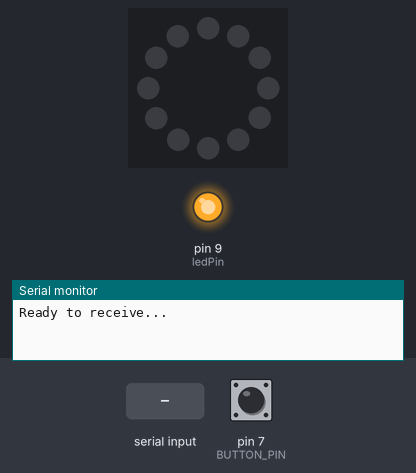
Recording of a sketch running on a simulated Arduino Uno, built with avr-gcc and run on an emulated ATmega328P. On the bench: 12 RGB LEDs in a ring, first at the top, clockwise, output pins drawn as LEDs (lit = HIGH), the last lines printed to the serial monitor. The test bench sets the inputs (shaded band); at power-on: pin 7 (BUTTON_PIN) HIGH.

Above: at 1.2 s.
1.3 s: pin 7 (BUTTON_PIN) pulled LOW for 1 s
At 2.7 s:
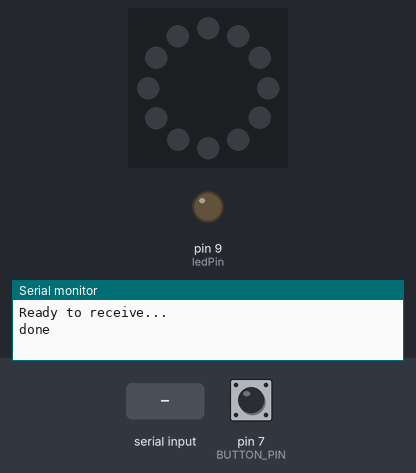
3.8 s: "rainbow\n" received over Serial
At 3.97 s:
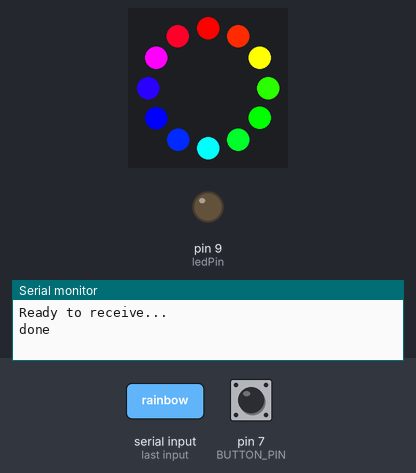
At 4.89 s:
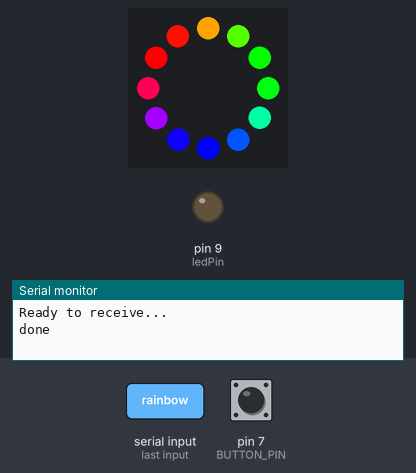
Timing chart, 0 to 6.8 s (numbered marks = the images above; inputs shaded):
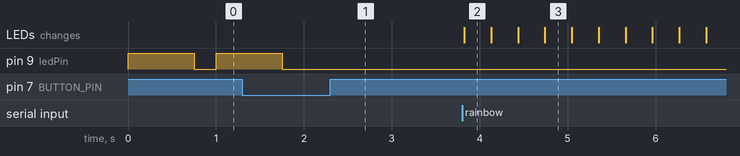

Measured:
- after the input at 1.3 s, pin 9 (ledPin): goes on until 1.8 s, then stays LOW
- after the input at 3.8 s, the LEDs: change at once (image 2)

The sketch:

Robot_projectB.ino
```cpp
#include "arduino.h"
#include "ledRun2.h"
#include "ledRing.h"
#define BUTTON_PIN 7
#define limit 6

bool state{false}, firing{false}, endseq{true}, reeling{false}, fuckyou{false}, rainboW{false};

void setup() {
  setupWatchdog();
  setupRing();
  Serial.begin(9600);  // Receive data from Arduino A
  Serial.println("Ready to receive...");
  pinMode(BUTTON_PIN, INPUT_PULLUP);
  pinMode(limit, INPUT_PULLUP);
}

void loop() {
  if (Serial.available()) {
    String cmd = Serial.readStringUntil('\n'); cmd.trim();
    if(cmd == "DONE"){endseq = true;}
    else if(cmd == "reeling"){reeling = !reeling; Serial.println("WHAT");}
    else if(cmd == "ledOn"){state = !state;}
    else if(cmd == "fire"){firing = !firing;}
    else if(cmd == "mode1"){fuckyou = !fuckyou; Serial.println("ME");}
    else if(cmd == "rainbow"){rainboW = !rainboW;}
  }
  while(endseq){
    byte buttonState = digitalRead(BUTTON_PIN);
    if(buttonState == LOW){
      Serial.print("done");endseq = false;
      break;
    }
    ledReset();
    watchdogOn(); delay(750);
    watchdogOff(); delay(250);
  }
  watchdogOff();
  if(reeling){
    ledReset();
    byte limitState = digitalRead(limit);
    if(limitState == LOW){
      Serial.println("STOPP");
    }
  }
  if(rainboW){rainbow(10);}
  else if(state){loopRing();}
  else if(firing){setRingGreen();}
  else if(fuckyou){setRingBlue();Serial.println("SHIT");}
  else{resetRing();}
}
```

clutch.cpp
```cpp
#include "headers.h"
//servo1 (black wire) is front, servo2 is back
constexpr uint8_t servo1_Pin=13, servo2_Pin=12, IN1=11, IN2=10;
Servo servoONE, servoTWO;

void sSetup(){
  servoONE.attach(servo1_Pin); pinMode(IN1, OUTPUT); servoONE.write(0);
  servoTWO.attach(servo2_Pin); pinMode(IN2, OUTPUT); servoTWO.write(180);
}

//Reel Motor Methods
void reelIn(){analogWrite(IN1, 255); digitalWrite(IN2, LOW);}
void reelBrake(){digitalWrite(IN1, 1); digitalWrite(IN2, 1);}
void reelCoast(){digitalWrite(IN1, 0); digitalWrite(IN2, 0);}

//Servo Motor Methods, servos reversed (opposing sides)
void clutchGrab(){servoONE.write(45); servoTWO.write(135);}
void clutchRelease(){servoONE.write(0); servoTWO.write(180);}
```

clutch.h
```cpp
void sSetup();
void reelIn();
void reelBrake();
void reelCoast();
void clutchGrab();
void clutchRelease();
```

controlSwitch.cpp
```cpp
#include "headers.h"
//variables that control the end of each state of the FSM
bool lockingDone{false}, pullingDone{false}, holdingDone{false}, pitchDone{false}, yawDone{false},
     firingDone{false}, yawReturnDone{false}, pitchReturnDone{false}, sequenceActive{true};
ControlSwitch controlSwitch = LOCKING;
int mode2Count = 0;  // stores the current count value
Joystick js(A4, A3, 19);
bool wow = true;

void clutchLoop() {
  if (!sequenceActive) return;
  switch (controlSwitch) {
    case LOCKING:
      Serial.println("ledOn");
      delay(500);
      clutchGrab();
      moveTo(UP, 70, 110); delay(3000);
      lockingDone = true;
      if (lockingDone) controlSwitch = YAWTURN;

    case YAWTURN:
      moveTo(RIGHT, 45, NULL);
      yawDone = true; lockingDone = false;
      resetYAWAngle();
      if (yawDone) controlSwitch = PULLING;

    case PULLING:
      Serial.println("ledOn");
      delay(2000);
      reelIn();
      Serial.println("reeling");
      while(wow){
        if (Serial.available()) {
          String cmd = Serial.readStringUntil('\n'); cmd.trim();
          if(cmd == "STOPP"){reelCoast(); Serial.println("reeling"); wow = false; break;}
        }
      }
      reelBrake();
      pullingDone = true; yawDone = false;
      if (pullingDone) controlSwitch = PITCHTURN;

    case PITCHTURN:
      Serial.println("fire");
      delay(200);
      //if(mode2Count > 15){moveTo(DOWN, mode2Count, 155); delay(1000);}
      moveTo(DOWN, 15, 1); delay(200);
      pitchDone = true; pullingDone = false;
      if(pitchDone) controlSwitch = FIRING;

    case FIRING:
      reelCoast();
      clutchRelease(); delay(1000);
      Serial.println("fire");
      delay(200);
      pitchDone = false;
      firingDone = true;
      Serial.println("mode1");
      delay(500);
      if(firingDone) controlSwitch = YAWRETURN;

    case YAWRETURN:
      moveTo(LEFT, 45, NULL);
      resetYAWAngle();
      firingDone = false; yawReturnDone = true;
      if(yawReturnDone) controlSwitch = PITCHRETURN;

    case PITCHRETURN:
      moveTo(DOWN, 5, 110); delay(2000);
      yawReturnDone = false; pitchReturnDone = true;
      Serial.println("mode1");
      delay(500);
      Serial.println("rainbow");
      delay(4000);
      Serial.println("rainbow");
      if (pitchReturnDone) {
        pitchReturnDone = false;
        controlSwitch = DONE; sequenceActive = false; wow = true;
      }
  }
}
void setState(ControlSwitch newState) {controlSwitch = newState;}
```

controlSwitch.h
```cpp
#include <Arduino.h>
enum ControlSwitch{LOCKING, PULLING, HOLDING, YAWTURN, PITCHTURN,
  FIRING, YAWRETURN, PITCHRETURN, DONE};
void clutchLoop();
void setState(ControlSwitch newState);
```

headers.h
```cpp
#include "arduino.h"
#include "clutch.h"
#include "controlSwitch.h"
#include "turrets.h"
#include "joystick.h"
#include <Servo.h>
#include <Wire.h>
```

joystick.cpp
```cpp
#include "joystick.h"

Joystick::Joystick(uint8_t pinX, uint8_t pinY, uint8_t pinSW)
  : pinX(pinX), pinY(pinY), _button(pinSW) {
}

void Joystick::begin() {_button.setDebounceTime(50);}

void Joystick::update() {
  _button.loop();

  // Handle mode cycling on press
  if (_button.isPressed()) {mode++; if (mode > 2) mode = 0;}
  int rawX = analogRead(pinX), rawY = analogRead(pinY);

  // Convert 0–1023 to -255→+255
  xValue = -map(rawX, 0, 1023, -255, 255);
  yValue = -map(rawY, 0, 1023, -255, 255);
}

int Joystick::getX() {return xValue;}
int Joystick::getY() {return yValue;}
bool Joystick::isPressed() {return _button.isPressed();}
bool Joystick::isReleased() {return _button.isReleased();}
int Joystick::getButtonState() {return _button.getState();}
int Joystick::getMode() {return mode;}
```

joystick.h
```cpp
#include "arduino.h"
#include "ezButton.h"

class Joystick {
  public:
    Joystick(uint8_t pinX, uint8_t pinY, uint8_t pinSW);
    void begin();
    void update();
    int getX();
    int getY();
    bool isPressed();
    bool isReleased();
    int getButtonState();
    int getMode();   // NEW: returns 0,1,2

  private:
    uint8_t pinX, pinY;
    ezButton _button;
    int xValue, yValue, mode = 0;
};
```

ledRing.cpp
```cpp
#include <Adafruit_NeoPixel.h>

#define LED_PIN    3
#define LED_COUNT  12

Adafruit_NeoPixel ring(LED_COUNT, LED_PIN, NEO_GRB + NEO_KHZ800);

void setupRing() {
  ring.begin();
  ring.setBrightness(255);
  ring.show();
}

void loadingFill(uint8_t wait) {
  // Fill LEDs one-by-one
  for (int i = 0; i < LED_COUNT; i++) {
    ring.setPixelColor(i, ring.Color(255, 0, 0));  // red
    ring.show();
    delay(wait);
  }

  // All lit → clear instantly
  ring.clear();
  ring.show();
  delay(wait);
}

void loopRing() {loadingFill(80);}

void setRingGreen() {
  for (int i = 0; i < LED_COUNT; i++) {
    ring.setPixelColor(i, ring.Color(0, 255, 0)); // green
  }
  ring.show();
}

void setRingBlue() {
  for (int i = 0; i < LED_COUNT; i++) {
    ring.setPixelColor(i, ring.Color(0, 0, 255)); // BLUE
  }
  ring.show();  // update instantly
}


void blueStrobe(uint16_t onTime, uint16_t offTime) {
  // Turn all LEDs BLUE
  for (int i = 0; i < LED_COUNT; i++) {
    ring.setPixelColor(i, ring.Color(0, 0, 255));
  }
  ring.show();
  delay(onTime);

  // Turn all LEDs OFF
  ring.clear();
  ring.show();
  delay(offTime);
}

void policeLights(uint16_t flashTime, uint16_t pauseTime) {
  // --- BLUE DOUBLE FLASH ---
  for (int j = 0; j < 2; j++) {
    for (int i = 0; i < LED_COUNT; i++) {
      ring.setPixelColor(i, ring.Color(0, 0, 255)); // BLUE
    }
    ring.show();
    delay(flashTime);

    ring.clear();
    ring.show();
    delay(flashTime);
  }

  delay(pauseTime); // Pause between colors

  // --- RED DOUBLE FLASH ---
  for (int j = 0; j < 2; j++) {
    for (int i = 0; i < LED_COUNT; i++) {
      ring.setPixelColor(i, ring.Color(255, 0, 0)); // RED
    }
    ring.show();
    delay(flashTime);

    ring.clear();
    ring.show();
    delay(flashTime);
  }

  delay(pauseTime); // Pause before looping
}

void rainbow(uint8_t wait) {
  for (long firstPixelHue = 0; firstPixelHue < 5 * 65536; firstPixelHue += 256) {
    for (int i = 0; i < LED_COUNT; i++) {
      int pixelHue = firstPixelHue + (i * 65536L / LED_COUNT);
      ring.setPixelColor(i, ring.gamma32(ring.ColorHSV(pixelHue)));
    }
    ring.show();
    delay(wait);
  }
}

void resetRing() { ring.clear(); ring.show();}
```

ledRing.h
```cpp
void setupRing();
void loopRing();
void setRingGreen();
void setRingBlue();
void resetRing();
void blueStrobe(uint16_t onTime, uint16_t offTime);
void policeLights(uint16_t flashTime, uint16_t pauseTime);
void rainbow(uint8_t wait);
```

ledRun.cpp
```cpp
#include "arduino.h"

constexpr uint8_t P[] = {10,11,12,13}; //A,B,C,D
constexpr uint8_t ledPin = 9, led_Num = 12;
uint8_t led_index = 0;
constexpr uint8_t LEDS[12][2] = {
  {1,0},{0,1},{2,1},{1,2},{3,2},{2,3},
  {2,0},{0,2},{3,1},{1,3},{3,0},{0,3}};

void setupWatchdog(){pinMode(ledPin, OUTPUT);}
void watchdogOn(){digitalWrite(ledPin, HIGH);}
void watchdogOff(){digitalWrite(ledPin, LOW);}
void ledReset() {for(uint8_t p : P) pinMode(p, INPUT);}

inline void ledOn(uint8_t i) {
  ledReset();
  uint8_t low  = LEDS[i][0]; uint8_t high = LEDS[i][1];
  pinMode(P[low], OUTPUT); pinMode(P[high], OUTPUT);
  digitalWrite(P[low], LOW); digitalWrite(P[high], HIGH);
}

void loopLed() {
    ledOn(led_index); delay(25);
    led_index = (led_index + 1) % led_Num; //runs leds; wraps back around when done
}
```

ledRun2.cpp
```cpp
#include "arduino.h"

constexpr uint8_t P[] = {10,11,12,13}; //A,B,C,D
constexpr uint8_t ledPin = 9, led_Num = 12;
uint8_t led_index = 0;
constexpr uint8_t LEDS[12][2] = {
  {1,0},{0,1},{2,1},{1,2},{3,2},{2,3},
  {2,0},{0,2},{3,1},{1,3},{3,0},{0,3}};

void setupWatchdog(){pinMode(ledPin, OUTPUT);}
void watchdogOn(){digitalWrite(ledPin, HIGH);}
void watchdogOff(){digitalWrite(ledPin, LOW);}
void ledReset() {for(uint8_t p : P) pinMode(p, INPUT);}

inline void ledOn(uint8_t i) {
  ledReset();
  uint8_t low  = LEDS[i][0]; uint8_t high = LEDS[i][1];
  pinMode(P[low], OUTPUT); pinMode(P[high], OUTPUT);
  digitalWrite(P[low], LOW); digitalWrite(P[high], HIGH);
}

void loopLed() {
    ledOn(led_index); delay(25);
    led_index = (led_index + 1) % led_Num; //runs leds; wraps back around when done
}
```

ledRun2.h
```cpp
void ledReset();
void loopLed();
void setupWatchdog();
void watchdogOn();
void watchdogOff();
```

turrets.cpp
```cpp
#include "headers.h"
constexpr uint8_t IN1Y = 8, IN2Y = 7, IN1P = 9, IN2P = 6; //pin defs, 1 is speed, 2 is direction
constexpr uint8_t CLK_PITCH = 5, DT_PITCH = 4, DT_YAW = 3, CLK_YAW = 2, DIRECTION_CW = 1, DIRECTION_CCW = -1;

bool motorForwardPITCH{true}, motorForwardYAW{true};
int MultiplierPITCH = (motorForwardPITCH ? 1 : -1), MultiplierYAW = (motorForwardYAW ? 1 : -1);

//max is 90-r deg, min is -15
//const defs
static const float gearRatioPITCH = 55.0 / 24.0, gearRatioYAW = 55.0 / 12.0, countsPerRev = 30.0;
static const float turretcountsPerRev = countsPerRev * gearRatioPITCH;
static const float turretcountsPerRevYAW = countsPerRev * gearRatioYAW;
static const float degreesPerCountPITCH = 360.0 / turretcountsPerRev;
static const float degreesPerCountYAW = 360.0 / turretcountsPerRevYAW;
static int counterP = 0, prevPitchCLK = 0, counterY = 0, prevYawCLK = 0;

void turretSetup() {
  int pins[] = {IN1Y, IN2Y, IN1P, IN2P};
  for (int p : pins) pinMode(p, OUTPUT); for (int p : pins) digitalWrite(p, LOW);
}

void encoderInit() {
  int logic[] = {CLK_PITCH, DT_PITCH, CLK_YAW, DT_YAW};
  for (int L : logic) pinMode(L, INPUT);
  prevPitchCLK = digitalRead(CLK_PITCH);
  prevYawCLK = digitalRead(CLK_YAW);
  resetPitchAngle();
}

void encoderUpdate(int CLK_PIN, int DT_PIN, int &prevCLK, int &counter){
  int clk = digitalRead(CLK_PIN);
  if(clk != prevCLK && clk == HIGH){counter += (digitalRead(DT_PIN) == HIGH ? -1 : 1);}
  prevCLK = clk;
}

void encoderUpdatePITCH(){encoderUpdate(CLK_PITCH, DT_PITCH, prevPitchCLK, counterP);}
void encoderUpdateYAW(){encoderUpdate(CLK_YAW, DT_YAW, prevYawCLK, counterY); }

float wrap360(float a){return fmod((fmod(a,360)+360),360);} //forces angle into -360,360 range
float getPitchAngle(){float a=wrap360(counterP*degreesPerCountPITCH);return a;}
float getYAWAngle(){float a=wrap360(counterY*degreesPerCountYAW);return a;}

long getPitchCount() {return counterP;}
long getYAWCount() {return counterY;}
void resetPitchAngle() {counterP = 0;}
void resetYAWAngle() {counterY = 0;}
//set to 70 actual is 36
void moveTo(motorMove dir, double angle, int speed) {
  bool done = false;
  while (!done) {
    switch (dir) {
      case RIGHT:
        encoderUpdateYAW();
        if (getYAWAngle() >= angle) {done = true;}
        else {digitalWrite(IN1Y,LOW); digitalWrite(IN2Y, HIGH);}
        break;

      case LEFT:
        encoderUpdateYAW();
        if (getYAWAngle() >= angle){ done = true;}
        else {digitalWrite(IN1Y, HIGH); digitalWrite(IN2Y, LOW);}
        break;

      case UP:
        encoderUpdatePITCH();
        if (getPitchAngle() >= angle) {done = true; Serial.println("fuck");}
        else { digitalWrite(IN1P, LOW); analogWrite(IN2P, speed); }
        break;

      case DOWN:
        encoderUpdatePITCH();
        if (getPitchAngle() <= angle) done = true;
        else { digitalWrite(IN1P, HIGH); analogWrite(IN2P, speed); }
        break;

      case BRAKEY: digitalWrite(IN1Y, LOW); digitalWrite(IN2Y, LOW); return;
      case BRAKEP: digitalWrite(IN1P, HIGH); digitalWrite(IN2P, HIGH); return;
      case COASTY: digitalWrite(IN1Y, HIGH); digitalWrite(IN2Y, HIGH); return;
      case COASTP: digitalWrite(IN1P, LOW); digitalWrite(IN2P, LOW); return;
    }
  }

  digitalWrite(IN1Y, LOW); digitalWrite(IN2Y, LOW);
  digitalWrite(IN1P, HIGH); digitalWrite(IN2P, HIGH);
  Serial.println(F("✅ Target reached"));
}

void moveUp(){digitalWrite(IN1P, LOW); analogWrite(IN2P, 150);}
void moveDown(){digitalWrite(IN1P, HIGH); analogWrite(IN2P, 150);}
void moveLeft(){digitalWrite(IN1Y, HIGH); digitalWrite(IN2Y, LOW);}
void moveRight(){digitalWrite(IN1Y,LOW); digitalWrite(IN2Y, HIGH);}
void stopAll(){
  digitalWrite(IN1Y, LOW); digitalWrite(IN2Y, LOW);
  digitalWrite(IN1P, LOW); digitalWrite(IN2P, LOW);
}
```

turrets.h
```cpp
enum motorMove{UP, DOWN, LEFT, RIGHT, BRAKEP, BRAKEY, COASTP, COASTY};

void turretSetup();
void encoderUpdatePITCH();
void encoderUpdateYAW();
void encoderInit();

float getPitchAngle();
long getPitchCount();
void resetPitchAngle();
long getYAWCount();
void resetYAWAngle();
void moveTo(motorMove dir, double angle, int speed);

void moveUp();
void moveDown();
void moveLeft();
void moveRight();
void stopAll();
```
